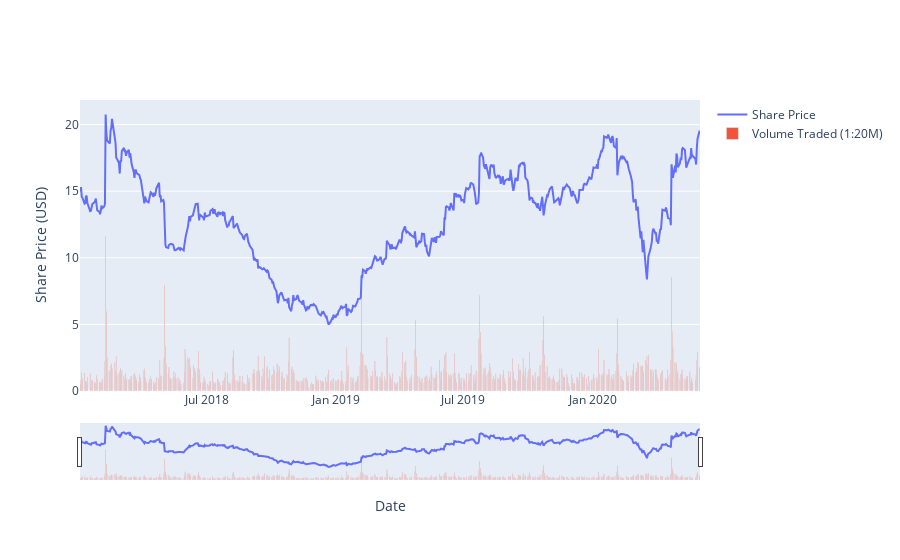

The code cell stored with this chart in its notebook:
### Code cell
#Declare figure
fig = go.Figure()

#add traces
fig.add_trace(go.Scatter(x=SNAP_data.index, y=SNAP_Close, name='Share Price'))
fig.add_trace(go.Bar(x=SNAP_data.index, y=SNAP_data['Volume']/20000000, name='Volume Traded (1:20M)')) #Volume traded 1 for 20 Millions USD

#Update X and Y axes
fig.update_xaxes(
    title = 'Date',rangeslider_visible=True
)

fig.update_yaxes(
    title = 'Share Price (USD)'
)

#Show
fig.show()

### Figure 1 — Plotly figure (JSON) as saved in the notebook; plotly's stock layout.template omitted (floating-point values rounded to 4 significant figures; data arrays with more than 128 entries replaced by an {"elided": "..."} marker saying what was removed)
{"data": [{"name": "Share Price", "type": "scatter", "x": {"elided": "607 str values"}, "y": {"elided": "607 float values"}}, {"name": "Volume Traded (1:20M)", "type": "bar", "x": {"elided": "607 str values"}, "y": {"elided": "607 float values"}}], "layout": {"xaxis": {"rangeslider": {"visible": true}, "title": {"text": "Date"}}, "yaxis": {"title": {"text": "Share Price (USD)"}}}}
